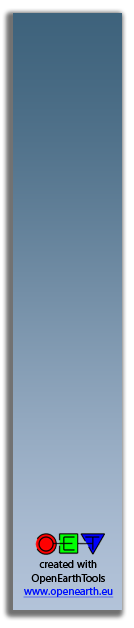
#> input picture Openearthtool/python/OpenEarthTools/openearthtools/plot/KML_colorbar_template_vertical.png, 134 x 628 px
$ python colorbar_failure_prob.py
#> lines starting #> are read from the running program, lines starting #| are printed output that depends on the picture
# -*- coding: utf-8 -*-
"""
Created on Sat Sep 14 20:34:44 2013

$Id: colorbar_failure_prob.py 10979 2014-07-22 13:40:21Z heijer $
$Date: 2014-07-22 06:40:21 -0700 (Tue, 22 Jul 2014) $
$Author: heijer $
$Revision: 10979 $
$HeadURL: https://svn.oss.deltares.nl/repos/openearthtools/trunk/python/OpenEarthTools/openearthtools/plot/colorbar_failure_prob.py $

@author: heijer
"""

import numpy as np
import matplotlib.pyplot as plt
import matplotlib as mpl

# adjust padding for the tick labels
mpl.rcParams['xtick.major.pad']='0'
# define fontsize
fontsize = 11

# create colorbar on provided background

# read background image
im = plt.imread('KML_colorbar_template_vertical.png')
#> im is the input picture: shape (628, 134, 4) float32; mean R, G, B, A 0.443, 0.522, 0.594, 0.812
# derive figsize based on background image aspect ratio
figsize = tuple(np.asarray(im.shape[-2::-1]) / float(im.shape[0]) * 6)
#> figsize = (1.28, 6)
# create figure
fig = plt.figure(figsize=figsize)

norm = mpl.colors.Normalize(vmin=-7,vmax=-1)
# define colors as list
colors = ['blue', 'cyan', 'lawngreen', 'yellow', 'orange', 'red']
# create colormap
cmap = mpl.colors.ListedColormap(colors)

# plot background image
axbg = fig.add_axes([0., 0., 1., 1.],
                    frameon=False,
                    xticks=[],
                    yticks=[])
axbg.imshow(im)
# create colorbar axis
cax = fig.add_axes([0.4, 0.2, 0.2, 0.72])
# define tick formatter
formatter = mpl.ticker.FuncFormatter(lambda x,pos: '10$^{%i}$'%x)
# plot colorbar
cb = mpl.colorbar.ColorbarBase(cax,
                               cmap=cmap,
                               norm=norm,
                               format=formatter,
                               ticks=[-6,-5,-4,-3,-2],
                               orientation='vertical')
# set axis label (negative padding is used to put the label left of the colorbar)
cb.set_label('Probability of failure [year$^{-1}$]',
                                      color='w',
                                      labelpad=-65,
                                      fontsize=fontsize)
# format ticklabels
cbytick_obj = plt.getp(cb.ax.axes, 'yticklabels')
plt.setp(cbytick_obj,
         color='w',
         fontsize=fontsize)

fig.savefig('colorbar_ver_lft.png', format='png', transparent=True, facecolor='none')
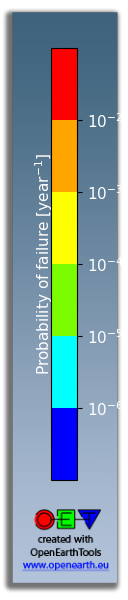
#> figure drawn by matplotlib, 2 panels
plt.close()
